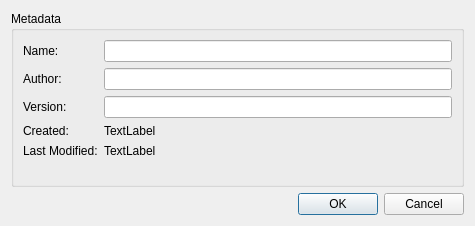
<?xml version="1.0" encoding="UTF-8"?>
<ui version="4.0">
 <class>librepcb::project::editor::ProjectPropertiesEditorDialog</class>
 <widget class="QDialog" name="librepcb::project::editor::ProjectPropertiesEditorDialog">
  <property name="geometry">
   <rect>
    <x>0</x>
    <y>0</y>
    <width>475</width>
    <height>226</height>
   </rect>
  </property>
  <property name="windowTitle">
   <string>Project Properties</string>
  </property>
  <layout class="QVBoxLayout" name="verticalLayout">
   <item>
    <widget class="QGroupBox" name="groupBox">
     <property name="title">
      <string>Metadata</string>
     </property>
     <layout class="QFormLayout" name="formLayout">
      <property name="fieldGrowthPolicy">
       <enum>QFormLayout::AllNonFixedFieldsGrow</enum>
      </property>
      <item row="0" column="0">
       <widget class="QLabel" name="label">
        <property name="text">
         <string>Name:</string>
        </property>
       </widget>
      </item>
      <item row="0" column="1">
       <widget class="QLineEdit" name="edtName"/>
      </item>
      <item row="1" column="0">
       <widget class="QLabel" name="label_3">
        <property name="text">
         <string>Author:</string>
        </property>
       </widget>
      </item>
      <item row="1" column="1">
       <widget class="QLineEdit" name="edtAuthor"/>
      </item>
      <item row="3" column="0">
       <widget class="QLabel" name="label_4">
        <property name="text">
         <string>Created:</string>
        </property>
       </widget>
      </item>
      <item row="2" column="0">
       <widget class="QLabel" name="label_2">
        <property name="text">
         <string>Version:</string>
        </property>
       </widget>
      </item>
      <item row="2" column="1">
       <widget class="QLineEdit" name="edtVersion"/>
      </item>
      <item row="3" column="1">
       <widget class="QLabel" name="lblCreatedDateTime">
        <property name="text">
         <string>TextLabel</string>
        </property>
       </widget>
      </item>
      <item row="4" column="0">
       <widget class="QLabel" name="label_6">
        <property name="text">
         <string>Last Modified:</string>
        </property>
       </widget>
      </item>
      <item row="4" column="1">
       <widget class="QLabel" name="lblLastModifiedDateTime">
        <property name="text">
         <string>TextLabel</string>
        </property>
       </widget>
      </item>
     </layout>
    </widget>
   </item>
   <item>
    <widget class="QDialogButtonBox" name="buttonBox">
     <property name="orientation">
      <enum>Qt::Horizontal</enum>
     </property>
     <property name="standardButtons">
      <set>QDialogButtonBox::Cancel|QDialogButtonBox::Ok</set>
     </property>
    </widget>
   </item>
  </layout>
 </widget>
 <resources/>
 <connections>
  <connection>
   <sender>buttonBox</sender>
   <signal>accepted()</signal>
   <receiver>librepcb::project::editor::ProjectPropertiesEditorDialog</receiver>
   <slot>accept()</slot>
   <hints>
    <hint type="sourcelabel">
     <x>248</x>
     <y>254</y>
    </hint>
    <hint type="destinationlabel">
     <x>157</x>
     <y>274</y>
    </hint>
   </hints>
  </connection>
  <connection>
   <sender>buttonBox</sender>
   <signal>rejected()</signal>
   <receiver>librepcb::project::editor::ProjectPropertiesEditorDialog</receiver>
   <slot>reject()</slot>
   <hints>
    <hint type="sourcelabel">
     <x>316</x>
     <y>260</y>
    </hint>
    <hint type="destinationlabel">
     <x>286</x>
     <y>274</y>
    </hint>
   </hints>
  </connection>
 </connections>
</ui>
